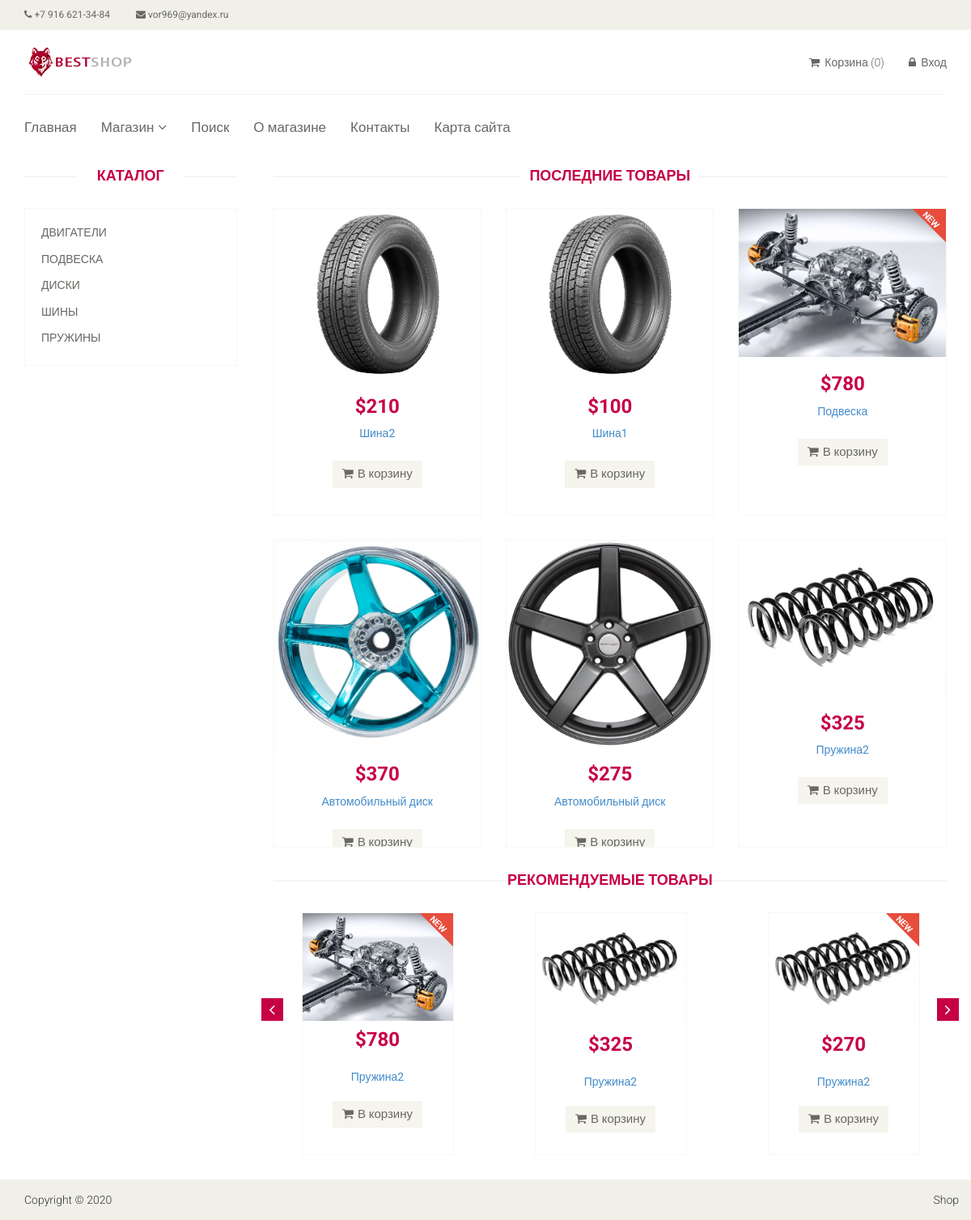
The page / on the database its author committed.
### tables this page shows
CREATE TABLE `category` (
  `id` int(11) NOT NULL,
  `name` varchar(255) NOT NULL,
  `sort_order` int(11) NOT NULL DEFAULT 0,
  `status` int(11) NOT NULL DEFAULT 1
);

CREATE TABLE `product` (
  `id` int(11) NOT NULL,
  `name` varchar(255) NOT NULL,
  `category_id` int(11) NOT NULL,
  `code` int(11) NOT NULL,
  `price` float NOT NULL,
  `availability` int(11) NOT NULL,
  `brand` varchar(255) NOT NULL,
  `description` text NOT NULL,
  `is_new` int(11) NOT NULL DEFAULT 0,
  `is_recommended` int(11) NOT NULL DEFAULT 0,
  `status` int(11) NOT NULL DEFAULT 1,
  `image` varchar(64) DEFAULT NULL
);

### config/routes.php (called while the page is built)
<?php
return array(
    'product/([0-9]+)' => 'product/view/$1',
    'catalog' => 'catalog/index',
    'search' => 'catalog/search',
    'category/([0-9]+)/page-([0-9]+)' => 'catalog/category/$1/$2',
    'category/([0-9]+)' => 'catalog/category/$1',
    'cart/checkout' => 'cart/checkout',
    'cart/delete/([0-9]+)' => 'cart/delete/$1',
    'cart/add/([0-9]+)' => 'cart/add/$1',
    'cart/addAjax/([0-9]+)' => 'cart/addAjax/$1',
    'cart' => 'cart/index',
    'user/register' => 'user/register',
    'user/login' => 'user/login',
    'user/logout' => 'user/logout',
    'cabinet/edit' => 'cabinet/edit',
    'cabinet' => 'cabinet/index',
    'admin/product/create' => 'adminProduct/create',
    'admin/product/update/([0-9]+)' => 'adminProduct/update/$1',
    'admin/product/delete/([0-9]+)' => 'adminProduct/delete/$1',
    'admin/product' => 'adminProduct/index',
    'admin/category/create' => 'adminCategory/create',
    'admin/category/update/([0-9]+)' => 'adminCategory/update/$1',
    'admin/category/delete/([0-9]+)' => 'adminCategory/delete/$1',
    'admin/category' => 'adminCategory/index',
    'admin/order/update/([0-9]+)' => 'adminOrder/update/$1',
    'admin/order/delete/([0-9]+)' => 'adminOrder/delete/$1',
    'admin/order/view/([0-9]+)' => 'adminOrder/view/$1',
    'admin/order' => 'adminOrder/index',
    'admin' => 'admin/index',
    'contacts' => 'site/contact',
    'about' => 'site/about',
    'map' => 'site/map',
    'index.php' => 'site/index',
    '' => 'site/index',
);

### controllers/SiteController.php (called while the page is built, shortened)
<?php
class SiteController
{
    public function actionIndex()
    {
        $categories = Category::getCategoriesList();
        $latestProducts = Product::getLatestProducts(6);
        $sliderProducts = Product::getRecommendedProducts();
        require_once(ROOT . '/views/site/index.php');
        return true;
    }
}

### index.php (called while the page is built, shortened)
<?php
$router = new Router();
$router->run();

### models/Category.php (called while the page is built, shortened)
<?php
class Category
{
    public static function getCategoriesList()
    {
        $db = Db::getConnection();
        $result = $db->query('SELECT id, name FROM category WHERE status = "1" ORDER BY sort_order, name ASC');
        $i = 0;
        $categoryList = array();
        while ($row = $result->fetch()) {
            $categoryList[$i]['id'] = $row['id'];
            $categoryList[$i]['name'] = $row['name'];
            $i++;
        }
        return $categoryList;
    }
}

### models/Product.php (called while the page is built, shortened)
<?php
class Product
{
    public static function getLatestProducts($count = self::SHOW_BY_DEFAULT)
    {
        $db = Db::getConnection();
        $sql = 'SELECT id, name, price, is_new, description, code, availability FROM product '
                . 'WHERE status = "1" ORDER BY id DESC '
                . 'LIMIT :count';
        $result = $db->prepare($sql);
        $result->bindParam(':count', $count, PDO::PARAM_INT);
        $result->setFetchMode(PDO::FETCH_ASSOC);
        $result->execute();
        $i = 0;
        $productsList = array();
        while ($row = $result->fetch()) {
            $productsList[$i]['id'] = $row['id'];
            $productsList[$i]['name'] = $row['name'];
            $productsList[$i]['price'] = $row['price'];
            $productsList[$i]['is_new'] = $row['is_new'];
            $productsList[$i]['description'] = $row['description'];
            $productsList[$i]['code'] = $row['code'];
            $productsList[$i]['availability'] = $row['availability'];
            $i++;
        }
        return $productsList;
    }
    public static function getRecommendedProducts()
    {
        $db = Db::getConnection();
        $result = $db->query('SELECT id, name, price, is_new FROM product '
                . 'WHERE status = "1" AND is_recommended = "1" '
                . 'ORDER BY id DESC');
        $i = 0;
        $productsList = array();
        while ($row = $result->fetch()) {
            $productsList[$i]['id'] = $row['id'];
            $productsList[$i]['name'] = $row['name'];
            $productsList[$i]['price'] = $row['price'];
            $productsList[$i]['is_new'] = $row['is_new'];
            $i++;
        }
        return $productsList;
    }
    public static function getImage($id)
    {
        $noImage = 'no-image.jpg';
        $path = '/upload/images/products/';
        $pathToProductImage = $path . $id . '.jpg';
        if (file_exists($_SERVER['DOCUMENT_ROOT'].$pathToProductImage)) {
            return $pathToProductImage;
        }
        return $path . $noImage;
    }
}

### views/site/index.php (the view, shortened to what this page needs)
<?php include ROOT . '/views/layouts/header.php'; ?>
<section>
    <div class="container">
        <div class="row">
            <div class="col-sm-3">
                <div class="left-sidebar">
                    <h2>Каталог</h2>
                    <div class="panel-group category-products">
                        <?php foreach ($categories as $categoryItem): ?>
                            <div class="panel panel-default">
                                <div class="panel-heading">
                                    <h4 class="panel-title">
                                        <a href="/category/<?php echo $categoryItem['id']; ?>">
                                            <?php echo $categoryItem['name']; ?>
                                        </a>
                                    </h4>
                                </div>
                            </div>
                        <?php endforeach; ?>
                    </div>
                </div>
            </div>
            <div class="col-sm-9 padding-right">
                <div class="features_items">
                    <h2 class="title text-center">Последние товары</h2>
                    <?php foreach ($latestProducts as $product): ?>
                        <div class="col-sm-4">
                            <div class="product-image-wrapper">
                                <div class="single-products">
                                    <div class="productinfo text-center">
                                        <img src="<?php echo Product::getImage($product['id']); ?>" alt="" class="img-hint"  data-params='<?=json_encode($product);?>'/>
                                        <h2>$<?php echo $product['price']; ?></h2>
                                        <p>
                                            <a href="/product/<?php echo $product['id']; ?>">
                                                <?php echo $product['name']; ?>
                                            </a>
                                        </p>
                                        <a href="#" class="btn btn-default add-to-cart" data-id="<?php echo $product['id']; ?>"><i class="fa fa-shopping-cart"></i>В корзину</a>
                                    </div>
                                    <?php if ($product['is_new']): ?>
                                        <img src="/template/images/home/new.png" class="new" alt="" />
                                    <?php endif; ?>
                                </div>
                            </div>
                        </div>
                    <?php endforeach; ?>
                </div>
                <div class="recommended_items">
                    <h2 class="title text-center">Рекомендуемые товары</h2>
                    <div class="cycle-slideshow"
                         data-cycle-fx=carousel
                         data-cycle-timeout=5000
                         data-cycle-carousel-visible=5
                         data-cycle-carousel-fluid=true
                         data-cycle-slides="div.item"
                         data-cycle-prev="#prev"
                         data-cycle-next="#next"
                         >
                             <?php foreach ($sliderProducts as $sliderItem): ?>
                            <div class="item">
                                <div class="product-image-wrapper">
                                    <div class="single-products">
                                        <div class="productinfo text-center">
                                            <img src="<?php echo Product::getImage($sliderItem['id']); ?>" alt="" />
                                            <h2>$<?php echo $sliderItem['price']; ?></h2>
                                            <a href="/product/<?php echo $sliderItem['id']; ?>">
                                                <?php echo $product['name']; ?>
                                            </a>
                                            <br/><br/>
                                            <a href="#" class="btn btn-default add-to-cart" data-id="<?php echo $sliderItem['id']; ?>"><i class="fa fa-shopping-cart"></i>В корзину</a>
                                        </div>
                                        <?php if ($sliderItem['is_new']): ?>
                                            <img src="/template/images/home/new.png" class="new" alt="" />
                                        <?php endif; ?>
                                    </div>
                                </div>
                            </div>
                        <?php endforeach; ?>
                    </div>
                    <a class="left recommended-item-control" id="prev" href="#recommended-item-carousel" data-slide="prev">
                        <i class="fa fa-angle-left"></i>
                    </a>
                    <a class="right recommended-item-control" id="next"  href="#recommended-item-carousel" data-slide="next">
                        <i class="fa fa-angle-right"></i>
                    </a>
                </div>
            </div>
        </div>
    </div>
</section>
<?php include ROOT . '/views/layouts/footer.php'; ?>

### components/Router.php (shortened to what this page needs)
<?php
class Router
{
    private $routes;
    public function __construct()
    {
        $routesPath = ROOT . '/config/routes.php';
        $this->routes = include($routesPath);
    }
    private function getURI()
    {
        if (!empty($_SERVER['REQUEST_URI'])) {
            return trim($_SERVER['REQUEST_URI'], '/');
        }
    }
    public function run()
    {
        $uri = $this->getURI();
        foreach ($this->routes as $uriPattern => $path) {
            if (preg_match("~$uriPattern~", $uri)) {
                $internalRoute = preg_replace("~$uriPattern~", $path, $uri);
                $segments = explode('/', $internalRoute);
                $controllerName = array_shift($segments) . 'Controller';
                $actionName = 'action' . ucfirst(array_shift($segments));
                $parameters = $segments;
                $controllerObject = new $controllerName;
                $result = call_user_func_array(array($controllerObject, $actionName), $parameters);
                if ($result != null) {
                    break;
                }
            }
        }
    }
}

### rows shown on the page
category: name "ДВИГАТЕЛИ"
category: name "ПОДВЕСКА"
category: name "ДИСКИ"
category: name "ШИНЫ"
category: name "ПРУЖИНЫ"
product: price "210", name "Шина2"
product: price "100", name "Шина1"
product: shows a picture, price "780", name "Подвеска", is_new 1 (drawn)
product: shows a picture, price "370", name "Автомобильный диск"
product: shows a picture, price "275", name "Автомобильный диск"
product: shows a picture, price "325", name "Пружина2"
product: price "270", is_new 1 (drawn)

### other values the page prints
$sliderItem['price'] "780"
$sliderItem['price'] "325"
